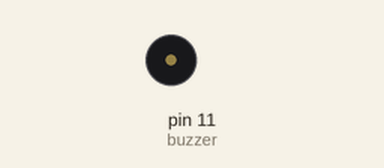
A sketch run on a simulated Arduino Uno, built with avr-gcc and run on an emulated ATmega328P. On the bench: buzzer (waves = sounding).

Above: at 0.1 s.
At 2.1 s:
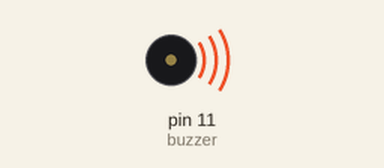
Timing chart, 0 to 3.6 s (numbered marks = the images above):
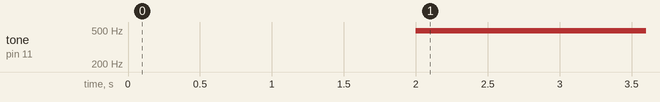

The sketch:

main.ino
```cpp
// C++ code
//
const int buzzer = 11;

void setup()
{
  pinMode(buzzer, OUTPUT);
}

void loop()
{
  analogWrite(buzzer, 255);
  delay(2000);
  analogWrite(buzzer, 120);
  delay(2000);
}
```

Measured:
- by itself, tone on pin 11 (buzzer): silent → 490 Hz at 2.0 s
